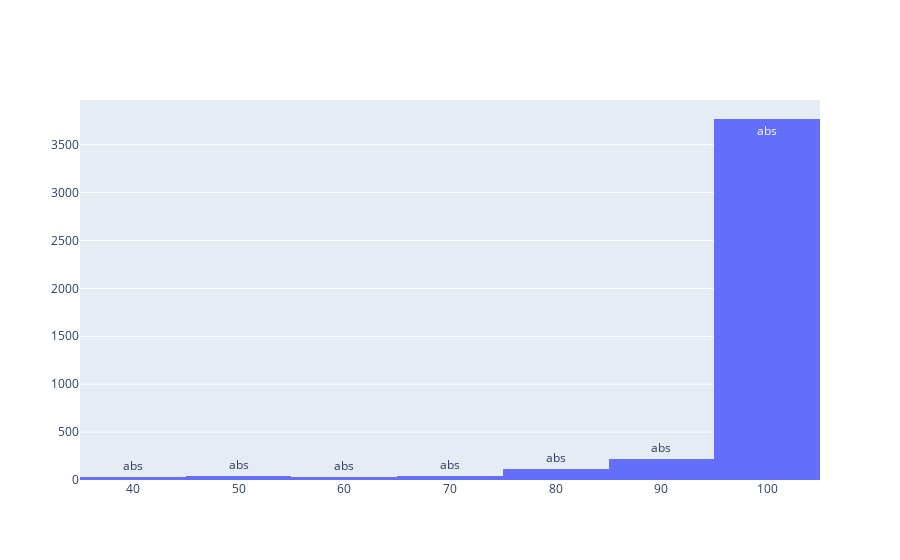

Notebook source saved alongside this figure:
### Code cell
fig = go.Figure()
fig.add_trace(go.Histogram(x = accruacy, xbins=dict( # bins used for histogram
        start= 25.0,
        end= 100.1,
        size=10.0 )))
fig.show()

### Figure 1 — Plotly figure (JSON) as saved in the notebook; plotly's stock layout.template omitted (floating-point values rounded to 4 significant figures; data arrays with more than 128 entries replaced by an {"elided": "..."} marker saying what was removed)
{"data": [{"text": "abs", "type": "histogram", "x": {"elided": "4241 float values"}, "xbins": {"end": 100.1, "size": 10, "start": 25}}], "layout": {}}
